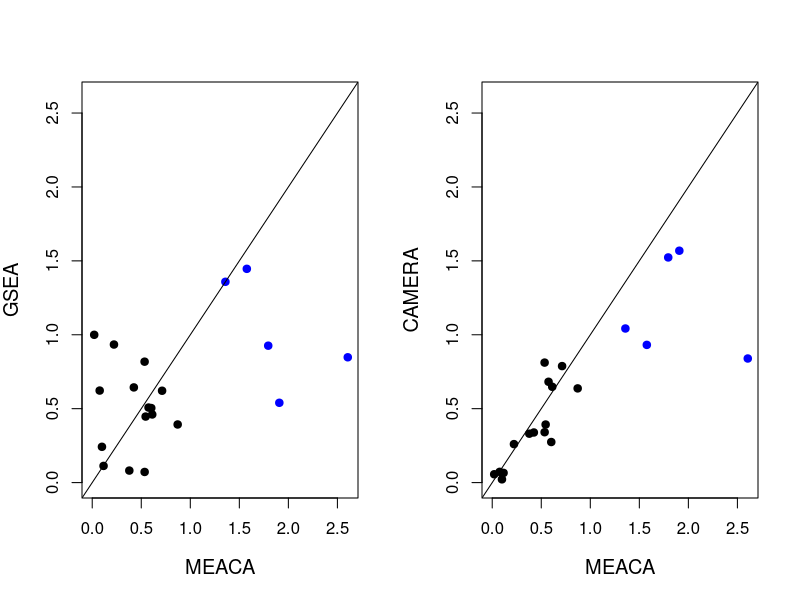

Recreate this plot in R.
data = read.csv("padog-data-analysis.csv")
index = which(data$meaca<0.05)

par(mfrow=c(1,2))
plot(-log(data$meaca[-index])/log(10), -log(data$GSEA[-index])/log(10),pch=19, 
	xlim=c(0, 6/log(10)), ylim=c(0,6/log(10)), 
	xlab="MEACA", ylab="GSEA", cex.lab=1.2)
points(-log(data$meaca[index])/log(10), -log(data$GSEA[index])/log(10), pch=19, col="blue")
abline(0,1)
#(h=-log(0.05))
#abline(v=-log(0.05))


plot(-log(data$meaca[-index])/log(10), -log(data$CAMERA_ModT[-index])/log(10),pch=19, 
	xlim=c(0, 6/log(10)), ylim=c(0,6/log(10)), 
	xlab="MEACA", ylab="CAMERA", cex.lab=1.2)
points(-log(data$meaca[index])/log(10), -log(data$CAMERA_ModT[index])/log(10), pch=19, col="blue")
abline(0,1)

